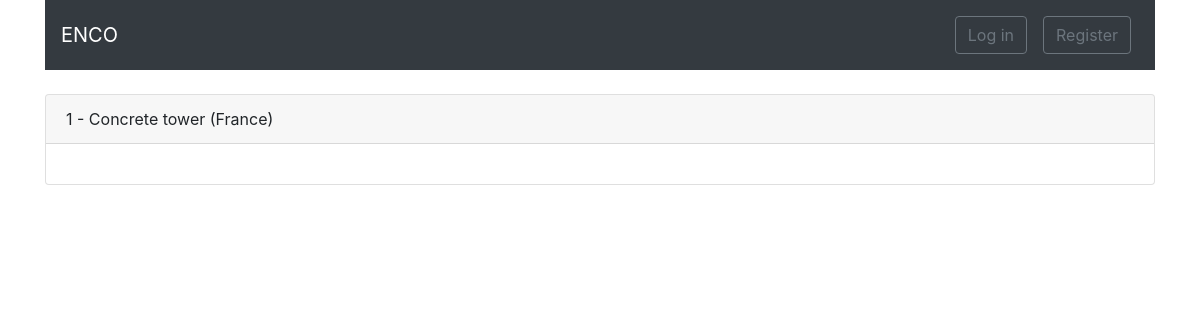
/projects/detail/1/, run on an earlier commit of the app's database.
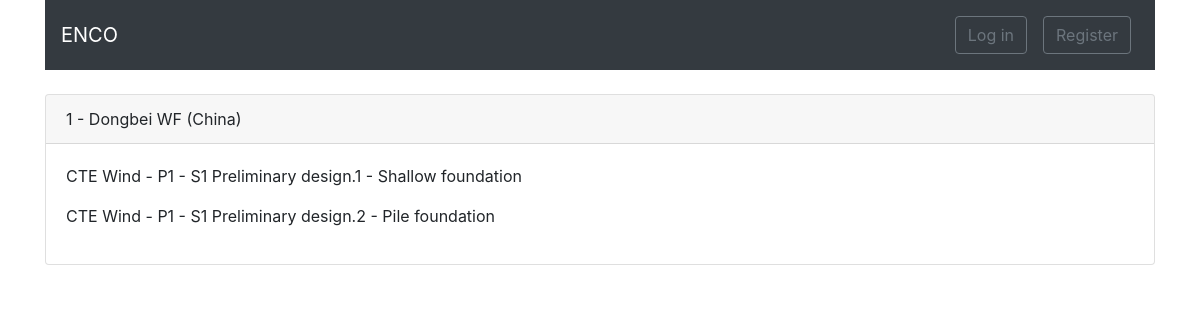
And on a later commit of the database.
### projects/models.py (models this page shows, shortened)
class Project(models.Model):
    contract = models.ForeignKey(Contract, on_delete=models.CASCADE)
    internal_id = models.PositiveIntegerField(blank=True, null=True)
    name = models.CharField(max_length=50)
    country = models.CharField(max_length=30)
    def __str__(self):
        return (f"{self.internal_id} - {self.name} ({self.country})")

class Task(models.Model):
    stage = models.ForeignKey(Stage, related_name='tasks', on_delete=models.CASCADE)
    internal_id = models.PositiveIntegerField(blank=True, null=True)
    scope = models.ForeignKey(ScopeType, related_name='+', on_delete=models.CASCADE)
    task_type = models.ForeignKey(TaskType, related_name='+', on_delete=models.CASCADE)
    description = models.CharField(max_length=50, default='', blank=True)
    deadline = models.DateField()
    def __str__(self):
        return f'{self.stage}.{self.internal_id} - {self.task_type}'

class Stage(models.Model):
    project = models.ForeignKey(Project, related_name='stages', on_delete=models.CASCADE)
    internal_id = models.PositiveIntegerField(blank=True, null=True)
    name = models.CharField(max_length=50, blank=True)
    created = models.DateField(auto_now_add=True)
    def __str__(self):
        return f"{self.project.contract.provider.name} - P{self.project.internal_id} - S{self.internal_id} {self.name}"

class Contract(models.Model):
    created = models.DateField(auto_now_add=True)
    internal_id = models.PositiveIntegerField(blank=True, null=True)
    provider = models.ForeignKey(Company, related_name='provider', on_delete=models.CASCADE)
    client = models.ForeignKey(Company, related_name='client', on_delete=models.CASCADE)
    signed = models.DateField(default=None, null=True, blank=True)
    deadline = models.DateField(default=None, null=True, blank=True)

class TaskType(models.Model):
    name = models.CharField(max_length=30, default='Shallow foundation')
    def __str__(self):
        return f"{self.name}"

### contacts/models.py (models this page shows, shortened)
class Company(models.Model):
    name = models.CharField(max_length=30)
    country = models.CharField(max_length=30)

### projects/views.py (the view)
# urls.py: path('detail/<int:internal_id>/', views.project_detail, name='detail')
def project_detail(request, internal_id):
    project = Project.objects.get(internal_id=internal_id)
    args = {'project': project}
    return render(request, 'projects/detail.html', args)

### projects/templates/projects/detail.html
{% extends 'base.html' %}
{% block breadcrumb %}
<div class="card">
    <div class="card-header">
        {{ project }}
    </div>
    <div class="card-body">
        {% for stage in project.stages.all %}
            {% for task in stage.tasks.all %}
                <p>{{task}}</p>
            {% endfor %}
        {% endfor %}
    </div>
</div>
{% endblock breadcrumb %}

What changed in the data, as far as the page shows it:
removed Project: internal+name+country "1 - Concrete tower (France)"
added Project: internal+name+country "1 - Dongbei WF (China)"
added Task: stage+internal+task_type "CTE Wind - P1 - S1 Preliminary design.1 - Shallow foundation"
added Task: stage+internal+task_type "CTE Wind - P1 - S1 Preliminary design.2 - Pile foundation"
